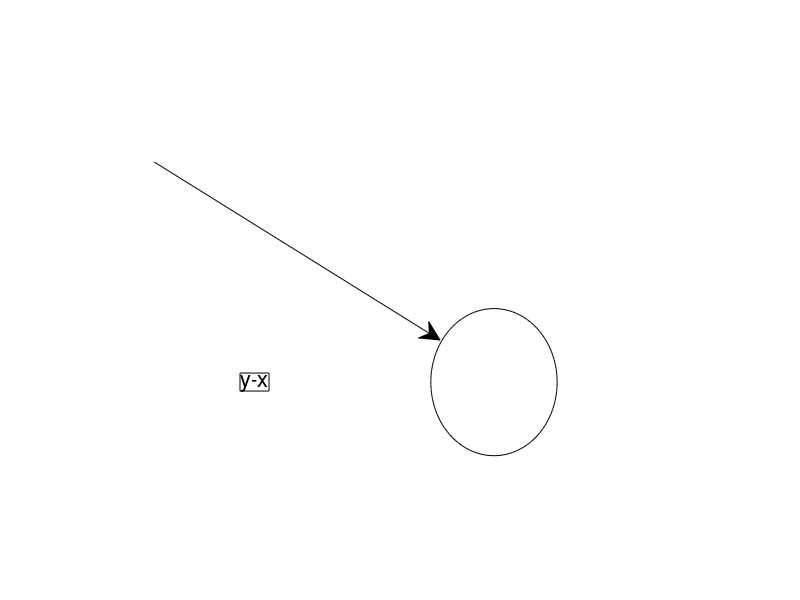

This figure's MATLAB source:
%  Auto-generated by MATLAB on 21-Oct-2014 14:41:27

% Create figure
figure1 = figure;

% Create arrow
annotation(figure1,'arrow',[0.192857142857143 0.55],...
    [0.729952380952381 0.433333333333333]);

% Create ellipse
annotation(figure1,'ellipse',...
    [0.538499999999999 0.240476190476191 0.157928571428572 0.2452380952381]);

annotation(figure1,'textbox',...
    [0.3 0.348251748251748 0.0328486806677437 0.0517482517482517],...
    'String',{'y-x'},...
    'FontSize',16);

